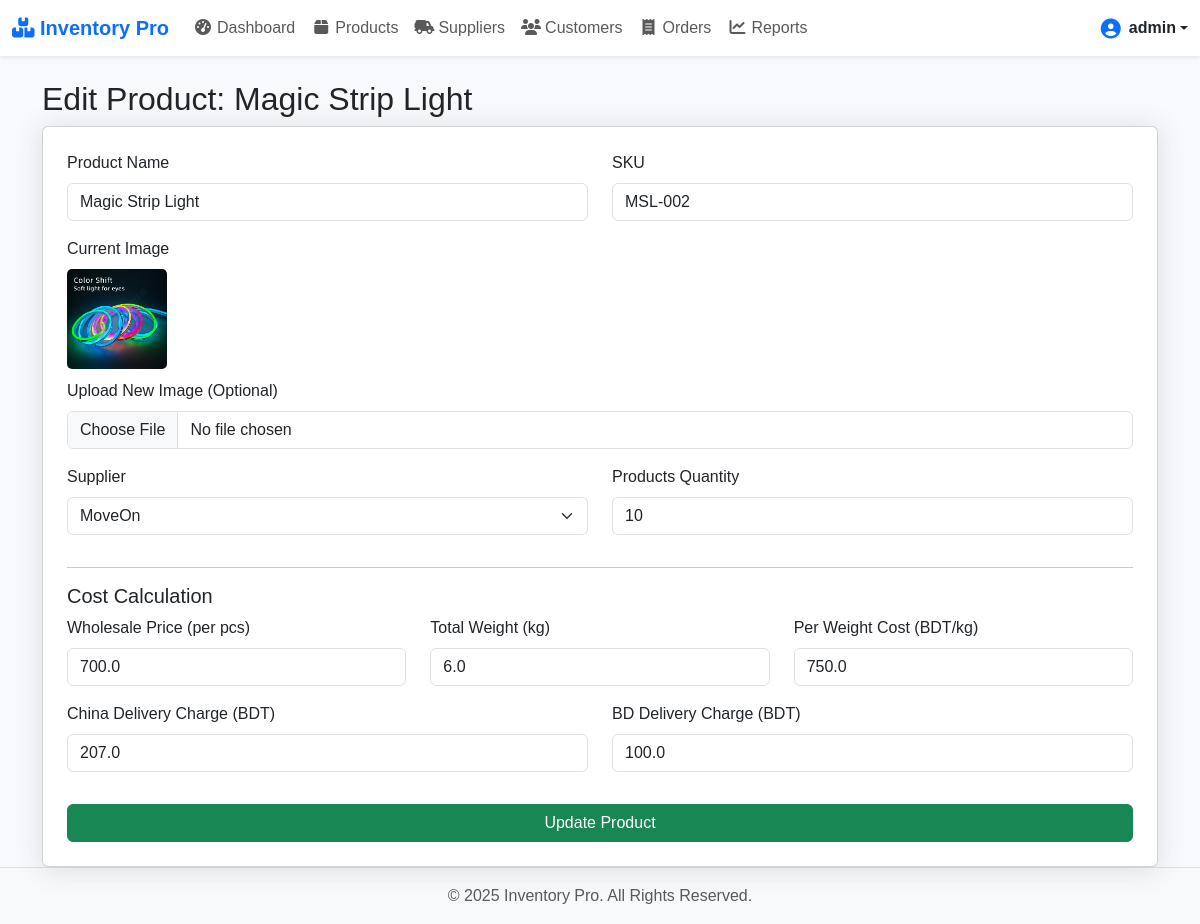
The app's page /products/edit/2 (signed in) with its own data.
### models/user.py (models this page shows, shortened)
class User(UserMixin, db.Model):
    id = db.Column(db.Integer, primary_key=True)
    username = db.Column(db.String(100), unique=True, nullable=False)
    password_hash = db.Column(db.String(200), nullable=False)
    role = db.Column(db.String(50), nullable=False, default='user') # মাল্টি-ইউজার এর জন্য
    email = db.Column(db.String(120), unique=True, nullable=False)
    password_hash = db.Column(db.String(200), nullable=False)
    is_verified = db.Column(db.Boolean, nullable=False, default=False)
    otp = db.Column(db.String(6), nullable=True)
    otp_expiry = db.Column(db.DateTime, nullable=True)
    role = db.Column(db.String(50), nullable=False, default='user')

### models/product.py (models this page shows, shortened)
class Product(db.Model):
    id = db.Column(db.Integer, primary_key=True)
    name = db.Column(db.String(200), nullable=False)
    sku = db.Column(db.String(100), unique=True) # Stock Keeping Unit
    quantity = db.Column(db.Integer, default=0)
    image_file = db.Column(db.String(100), nullable=True, default='default.png')
    user_id = db.Column(db.Integer, db.ForeignKey('user.id'), nullable=False)
    wholesale_price = db.Column(db.Float, default=0)
    china_delivery_charge = db.Column(db.Float, default=0)
    total_weight = db.Column(db.Float, default=0)
    per_weight_cost = db.Column(db.Float, default=0)
    bd_delivery_charge = db.Column(db.Float, default=0)
    supplier_id = db.Column(db.Integer, db.ForeignKey('supplier.id'), nullable=True)
    supplier = db.relationship('Supplier', backref='products', lazy=True)

### models/supplier.py (models this page shows, shortened)
class Supplier(db.Model):
    id = db.Column(db.Integer, primary_key=True)
    name = db.Column(db.String(150), nullable=False)
    contact_person = db.Column(db.String(150))
    phone = db.Column(db.String(20), unique=True, nullable=False)
    address = db.Column(db.String(255))
    user_id = db.Column(db.Integer, db.ForeignKey('user.id'), nullable=False)
    payments = db.relationship('SupplierPayment', backref='supplier_payments', lazy=True)

### ui/web_app.py (the view, shortened to what this page needs)
@app_routes.route('/products/edit/<int:product_id>', methods=['GET', 'POST'])
@login_required
def edit_product(product_id):
    product = Product.query.filter_by(id=product_id, user_id=current_user.id).first_or_404()
    suppliers = Supplier.query.filter_by(user_id=current_user.id).all()
    return render_template('edit_product.html', product=product, suppliers=suppliers)

### templates/edit_product.html (shortened to what this page needs)
{% extends 'base.html' %}
{% block content %}
<h2>Edit Product: {{ product.name }}</h2>
<form method="post" enctype="multipart/form-data" class="card p-4">
    <div class="row">
        <div class="col-md-6 mb-3">
            <label for="name" class="form-label">Product Name</label>
            <input type="text" class="form-control" name="name" value="{{ product.name }}" required>
        </div>
        <div class="col-md-6 mb-3">
            <label for="sku" class="form-label">SKU</label>
            <input type="text" class="form-control" name="sku" value="{{ product.sku }}" required>
        </div>
    </div>
    <div class="mb-3">
        <label class="form-label">Current Image</label>
        <div>
            <img src="{{ url_for('static', filename='uploads/' + product.image_file) }}" alt="Current Image" style="width: 100px; height: 100px; object-fit: cover; border-radius: 5px; margin-bottom: 10px;">
        </div>
        <label for="image_file" class="form-label">Upload New Image (Optional)</label>
        <input type="file" class="form-control" name="image_file">
    </div>
    <div class="row">
        <div class="col-md-6 mb-3">
            <label for="supplier_id" class="form-label">Supplier</label>
            <select name="supplier_id" class="form-select">
                {% for supplier in suppliers %}
                <option value="{{ supplier.id }}" {% if supplier.id == product.supplier_id %}selected{% endif %}>
                    {{ supplier.name }}
                </option>
                {% endfor %}
            </select>
        </div>
        <div class="col-md-6 mb-3">
            <label for="quantity" class="form-label">Products Quantity</label>
            <input type="number" class="form-control" name="quantity" value="{{ product.quantity }}" required>
        </div>
    </div>
    <hr>
    <h5>Cost Calculation</h5>
    <div class="row">
        <div class="col-md-4 mb-3">
            <label class="form-label">Wholesale Price (per pcs)</label>
            <input type="number" step="0.01" class="form-control" name="wholesale_price" value="{{ product.wholesale_price }}" required>
        </div>
        <div class="col-md-4 mb-3">
            <label class="form-label">Total Weight (kg)</label>
            <input type="number" step="0.01" class="form-control" name="total_weight" value="{{ product.total_weight }}" required>
        </div>
         <div class="col-md-4 mb-3">
            <label class="form-label">Per Weight Cost (BDT/kg)</label>
            <input type="number" step="0.01" class="form-control" name="per_weight_cost" value="{{ product.per_weight_cost }}" required>
        </div>
    </div>
    <div class="row">
        <div class="col-md-6 mb-3">
            <label class="form-label">China Delivery Charge (BDT)</label>
            <input type="number" step="0.01" class="form-control" name="china_delivery_charge" value="{{ product.china_delivery_charge }}" required>
        </div>
        <div class="col-md-6 mb-3">
            <label class="form-label">BD Delivery Charge (BDT)</label>
            <input type="number" step="0.01" class="form-control" name="bd_delivery_charge" value="{{ product.bd_delivery_charge }}" required>
        </div>
    </div>
    <button type="submit" class="btn btn-success mt-3">Update Product</button>
</form>
{% endblock %}

### templates/base.html (shortened to what this page needs)
<!DOCTYPE html>
<html lang="en">
<head>
    <link href="https://cdn.jsdelivr.net/npm/bootstrap@5.3.2/dist/css/bootstrap.min.css" rel="stylesheet">
    <link rel="stylesheet" href="https://cdnjs.cloudflare.com/ajax/libs/font-awesome/6.5.2/css/all.min.css">
    <link rel="stylesheet" href="{{ url_for('static', filename='css/style.css') }}">
</head>
<body class="d-flex flex-column min-vh-100 {% block body_class %}{% endblock %}">
    {% if current_user.is_authenticated %}
    <nav class="navbar navbar-expand-lg navbar-light bg-white shadow-sm sticky-top">
        <div class="container-fluid">
            <a class="navbar-brand fw-bold text-primary" href="{{ url_for('app_routes.dashboard') }}">
                <i class="fas fa-boxes-stacked"></i> Inventory Pro
            </a>
            <div class="collapse navbar-collapse" id="navbarNav">
                <ul class="navbar-nav me-auto mb-2 mb-lg-0">
                    <li class="nav-item">
                        <a class="nav-link {% if request.endpoint == 'app_routes.dashboard' %}active{% endif %}" href="{{ url_for('app_routes.dashboard') }}">
                            <i class="fas fa-tachometer-alt fa-fw me-1"></i>Dashboard
                        </a>
                    </li>
                    <li class="nav-item">
                        <a class="nav-link {% if 'products' in request.endpoint %}active{% endif %}" href="{{ url_for('app_routes.products') }}">
                            <i class="fas fa-box fa-fw me-1"></i>Products
                        </a>
                    </li>
                    <li class="nav-item">
                        <a class="nav-link {% if 'suppliers' in request.endpoint %}active{% endif %}" href="{{ url_for('app_routes.suppliers') }}">
                            <i class="fas fa-truck-field fa-fw me-1"></i>Suppliers
                        </a>
                    </li>
                    <li class="nav-item">
                        <a class="nav-link {% if 'customers' in request.endpoint %}active{% endif %}" href="{{ url_for('app_routes.customers') }}">
                            <i class="fas fa-users fa-fw me-1"></i>Customers
                        </a>
                    </li>
                    <li class="nav-item">
                        <a class="nav-link {% if 'orders_list' in request.endpoint or 'create_order' in request.endpoint %}active{% endif %}" href="{{ url_for('app_routes.orders_list') }}">
                            <i class="fas fa-receipt fa-fw me-1"></i>Orders
                        </a>
                    </li>
                    <li class="nav-item">
                        <a class="nav-link {% if 'reports' in request.endpoint %}active{% endif %}" href="{{ url_for('app_routes.reports') }}">
                            <i class="fas fa-chart-line fa-fw me-1"></i>Reports
                        </a>
                    </li>
                </ul>
                <div class="dropdown">
                    <a href="#" class="d-flex align-items-center text-dark text-decoration-none dropdown-toggle" id="dropdownUser1" data-bs-toggle="dropdown" aria-expanded="false">
                        <i class="fas fa-user-circle fa-lg me-2 text-primary"></i>
                        <strong>{{ current_user.username }}</strong>
                    </a>
                </div>
            </div>
        </div>
    </nav>
    {% endif %}
    <main class="flex-shrink-0">
        <div class="container mt-4">
            {% block content %}{% endblock %}
        </div>
    </main>
    <footer class="footer mt-auto py-3 bg-light border-top">
        <div class="container text-center">
            <span class="text-muted">&copy; {{ current_year }} Inventory Pro. All Rights Reserved.</span>
        </div>
    </footer>
</body>
</html>

### static/css/style.css (style rules this page uses)
body { background-color: #f8f9fc; font-family: Arial, sans-serif; }
a { text-decoration: none; font-weight: 500; }
.card { box-shadow: 0 .15rem 1.75rem 0 rgba(58, 59, 69, .15) !important; }

### records on screen
User: username "admin"
Product: name "Magic Strip Light", sku "MSL-002", image_file (picture), supplier_id "MoveOn", quantity "10", wholesale_price "700.0", total_weight "6.0", per_weight_cost "750.0", china_delivery_charge "207.0", bd_delivery_charge "100.0"
